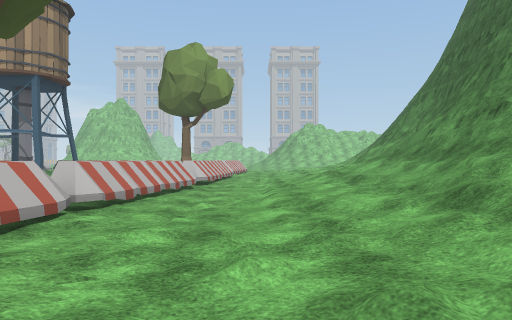
view 1 (above)

18 first-person views from a walk through a 3-D level made in the Unity game engine. The camera is 1.4 m above the floor, looks level and sees 70° across. The floor is counted in squares, 2 m on a side. Each view is taken from the middle of a square. On the plan, view 1 faces up. The plan holds only what a view shows up to about 11 squares ahead; the rest is blank. The place goes on beyond the plan. The player character is not drawn. Door leaves are left out, so doorways stand open. Some surface patterns are stand-ins.

view 2
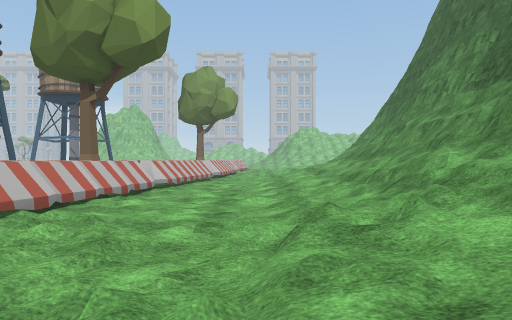

view 3
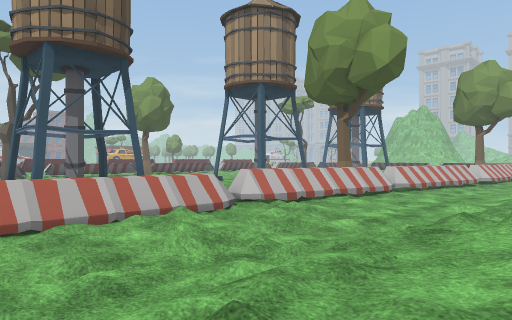

view 4
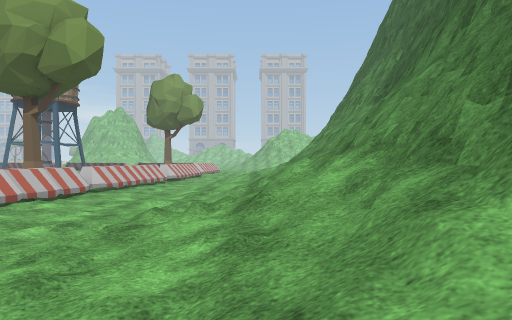

view 5
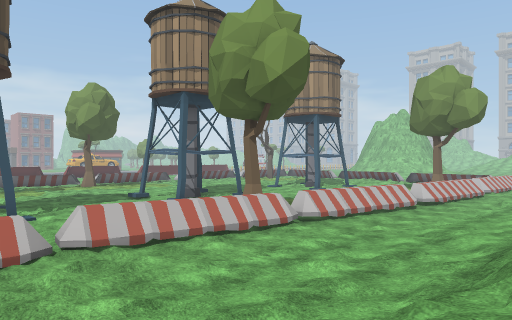

view 6
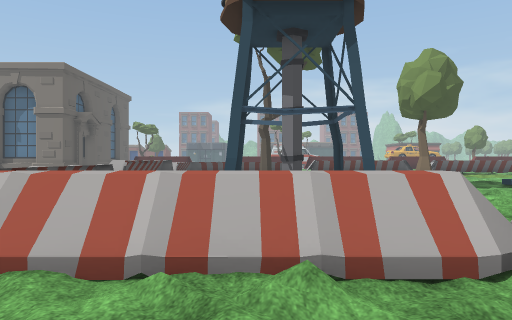

view 7
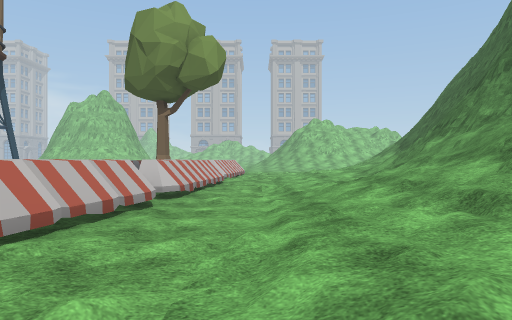

view 8
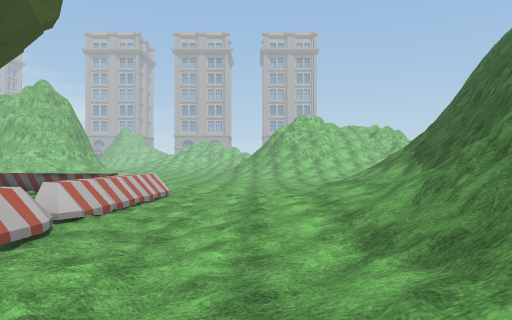

view 9
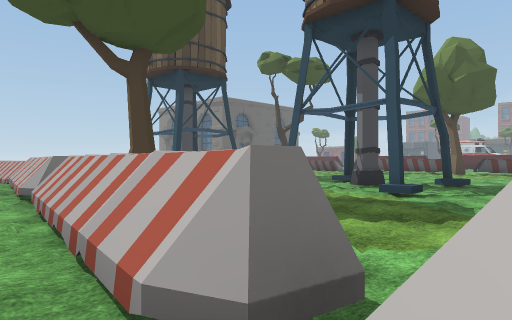

view 10
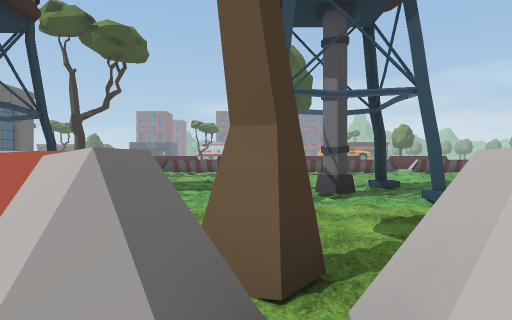

view 11
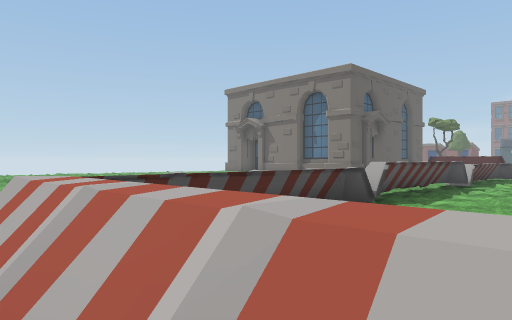

view 12
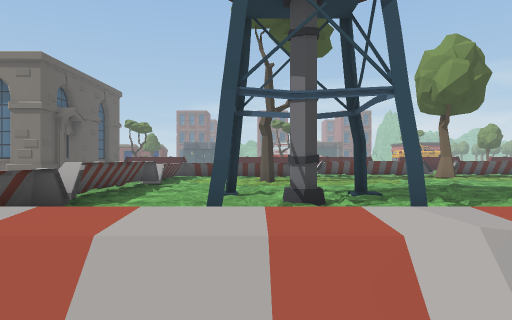

view 13
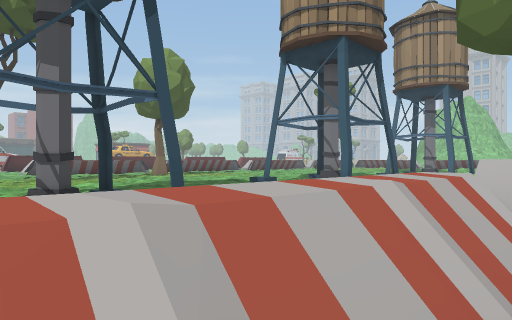

view 14
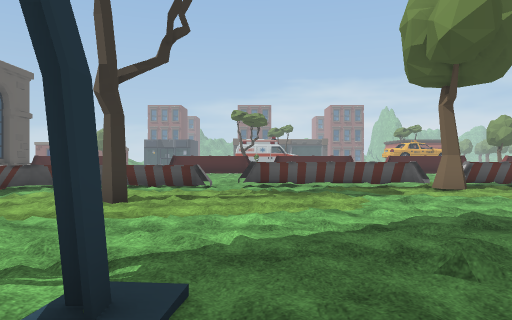

view 15
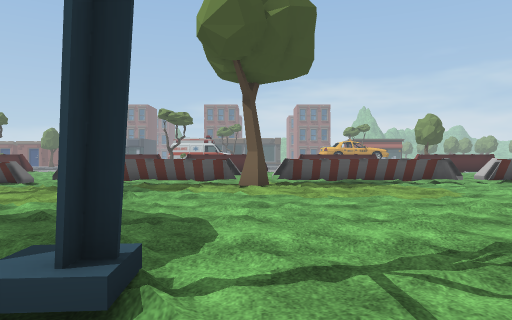

view 16
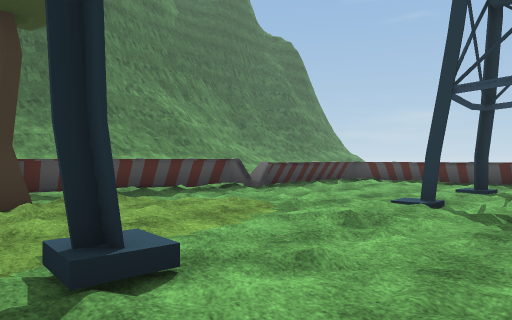

view 17
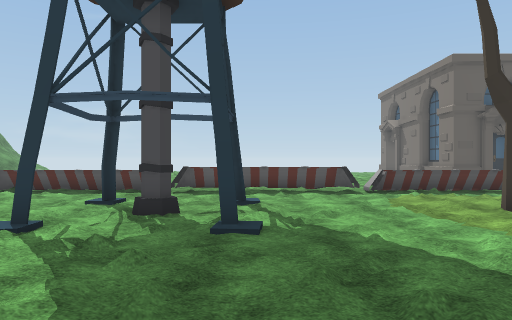

view 18
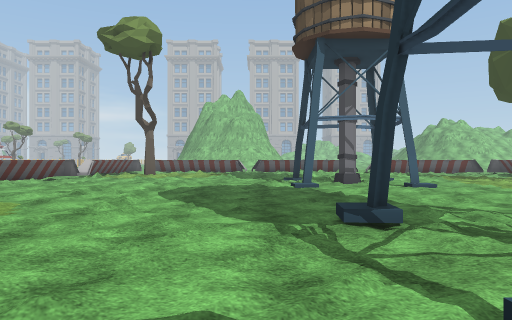

### Floor plan
Key: @ floor where view 1 was taken; # wall or solid block; x gap in a wall; . main floor; : floor 0.25 m higher than the main floor; - floor 0.25 m lower than the main floor; + floor 0.5 m higher than the main floor; * floor 0.75 m higher than the main floor; % floor 1 m higher than the main floor; / step, stairs or slope; = window, fence, low wall or low ledge; ^ raised ledge; T tree; W tower.
Columns run from 20 left of view 1 to 6 right of it. Each row starts with its distance up from view 1.
 21                  =##.:: ///
 20                    =.:: ///
 19                    =.::+//=
 18                    =:::+%/#
 17                   .=..:*%/#
 16             W    Tx#.:++//#
 15  =......  .W....  .=..++/##
 14  =..............   #..:/=#
 13 .#.......:..W..   ^=..:/=#
 12 .x.............   =...///#
 11 .#............    #-.////#
 10 .=.........-..--.-#--:*//#
  9 .=.............-..#..:*/ #
  8 .#.......W..W-.. .#..://=#
  7 .=.........W...  .#..://##
  6 .#T........-.....#=..:///#
  5 -#......./..W...T#...///###
  4 -=...............=...://=##
  3 -=...............=...://=#
  2 .#-..............=...:/ =#
  1 .#....-..........#...:/###
  0 ./.....-.W..W...##..@:/=#
 -1 .=.........W....=/..////#
 -2  =..T...........=/../+//#
 -3  =....-.....W...=/./.:/=#
 -4   ..............=/../:/
 -5  ==^==#==###=====/    /

Positions as (right, up) in squares from view 1, and headings:
1: (0, 0), facing up
2: (0, -4), facing up
3: (2, -5), facing up-left
4: (2, -5), facing up
5: (3, -2), facing up-left
6: (-1, -2), facing left
7: (0, 4), facing up
8: (2, 10), facing up
9: (-1, 11), facing down-left
10: (-2, 5), facing left
11: (-3, -2), facing down-left
12: (-3, -2), facing left
13: (-3, -3), facing up-left
14: (-9, 1), facing left
15: (-9, 6), facing left
16: (-10, 6), facing down-right
17: (-11, 5), facing down
18: (-12, 4), facing up
